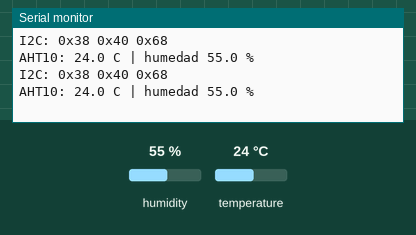
This sketch was run on a simulated ESP8266 (NodeMCU). Parts: the last lines printed to the serial monitor. Wiring (inferred from the names in the program): AHT10/20 sensor at I2C address 0x38. Inputs (shaded band) come from the test bench; at power-on: humidity 55 %, temperature 24 °C.

Above: at 2.5 s.
2.6 s: humidity set to 22 %
At 4.4 s:
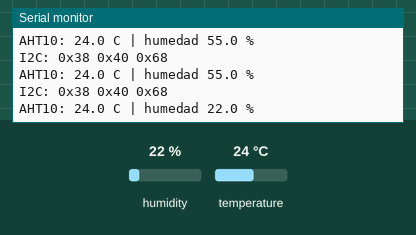
4.8 s: temperature set to 12 °C
At 6.54 s:
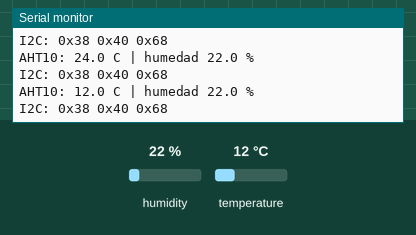
7.0 s: humidity set to 40 %
At 8.5 s:
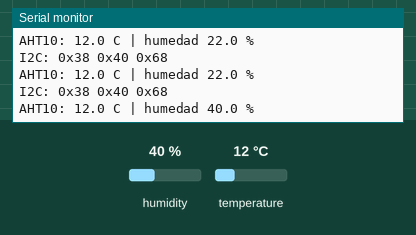
Timing chart, 0 to 10.0 s (numbered marks = the images above; inputs shaded):
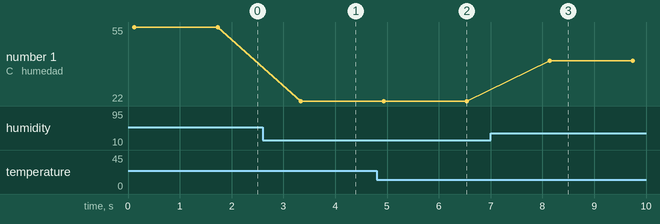

The sketch:

sensor_test.ino
```cpp
// Prueba del sensor de temperatura y humedad por I2C (SDA = D4, SCL = D8).
// Detecta solo cuál está conectado: AHT10/AHT20 (0x38) o HTU21D/GY-21 (0x40).
// Cada ciclo también lista los dispositivos I2C encontrados (el MPU6050 aparece en 0x68).
#include <Wire.h>
// SCL movido de D5 a D8: el pin D5 de esta placa quedó en corto con GND (no usarlo).
const int SCL_PIN = D8;

const uint8_t AHT = 0x38, HTU = 0x40;
bool ahtListo = false;

bool existe(uint8_t a) {
  Wire.beginTransmission(a);
  return Wire.endTransmission() == 0;
}

void escanear() {
  Serial.print("I2C:");
  int n = 0;
  for (uint8_t a = 1; a < 127; a++) if (existe(a)) { Serial.printf(" 0x%02X", a); n++; }
  if (!n) Serial.print(" nada (revisa SDA/SCL, 3V3 y GND)");
  Serial.println();
}

bool leerAHT(float &t, float &h) {
  if (!ahtListo) {                       // inicialización (AHT10: 0xE1; AHT20 ignora y sigue)
    Wire.beginTransmission(AHT); Wire.write(0xE1); Wire.write(0x08); Wire.write(0x00); Wire.endTransmission();
    delay(20); ahtListo = true;
  }
  Wire.beginTransmission(AHT); Wire.write(0xAC); Wire.write(0x33); Wire.write(0x00);
  if (Wire.endTransmission() != 0) return false;
  delay(90);
  if (Wire.requestFrom(AHT, (uint8_t)6) != 6) return false;
  uint8_t b[6]; for (int i = 0; i < 6; i++) b[i] = Wire.read();
  if (b[0] & 0x80) return false;         // sigue ocupado
  uint32_t rh = ((uint32_t)b[1] << 12) | ((uint32_t)b[2] << 4) | (b[3] >> 4);
  uint32_t rt = ((uint32_t)(b[3] & 0x0F) << 16) | ((uint32_t)b[4] << 8) | b[5];
  h = rh * 100.0 / 1048576.0;
  t = rt * 200.0 / 1048576.0 - 50.0;
  return true;
}

bool leerHTU(uint8_t cmd, uint16_t &raw) {
  Wire.beginTransmission(HTU); Wire.write(cmd);
  if (Wire.endTransmission() != 0) return false;
  delay(60);
  if (Wire.requestFrom(HTU, (uint8_t)3) < 2) return false;
  uint8_t hi = Wire.read(), lo = Wire.read();   // en este orden: primero el byte alto
  raw = ((hi << 8) | lo) & 0xFFFC;
  while (Wire.available()) Wire.read();
  return true;
}

void setup() {
  Serial.begin(115200);
  Wire.begin(D4, SCL_PIN);
}

void loop() {
  escanear();
  float t, h; uint16_t r;
  if (existe(AHT)) {
    if (leerAHT(t, h)) Serial.printf("AHT10: %.1f C | humedad %.1f %%\n", t, h);
    else Serial.println("AHT10: responde pero la lectura falló");
  } else if (existe(HTU)) {
    bool ok = leerHTU(0xF3, r); t = -46.85 + 175.72 * r / 65536.0;
    ok = ok && leerHTU(0xF5, r); h = -6.0 + 125.0 * r / 65536.0;
    if (ok) Serial.printf("HTU21D: %.1f C | humedad %.1f %%\n", t, h);
    else Serial.println("HTU21D: responde pero la lectura falló");
  } else {
    Serial.println("Sensor de temperatura: no encontrado");
  }
  delay(1500);
}
```

Measured:
- after the input at 2.6 s, the serial monitor: prints a new line after 0.73 s (image 1)
- after the input at 4.8 s, the serial monitor: prints a new line after 0.14 s (image 2)
- after the input at 7.0 s, the serial monitor: prints a new line after 1.1 s (image 3)
- plotted number 1: 55 → 22 after the input at 2.6 s
